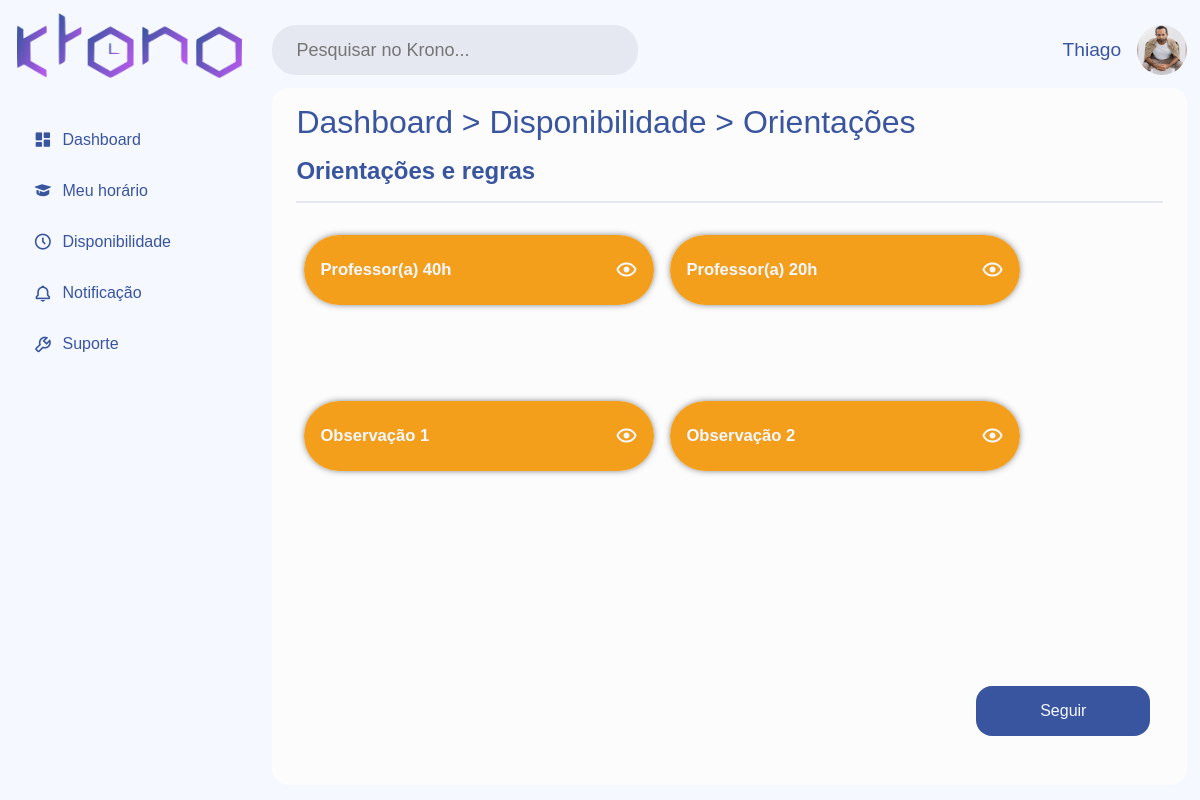
The page /index.php?page=orientacoes&id_escola=1 (signed in) on the database its author committed.
### tables this page shows
create table regra_disp (
id_regra INT NOT NULL AUTO_INCREMENT PRIMARY KEY,
nome_regra VARCHAR(100) NOT NULL,
descricao TEXT NOT NULL,
importante VARCHAR(100),
ativo CHAR(1),
id_escola INT NOT NULL,
FOREIGN KEY (id_escola) REFERENCES escola (id_escola)
);

### index.php (called while the page is built, shortened)
<?php
    require_once 'ASSETS/head.php';
    require_once 'ASSETS/channelPages.php';
    require_once 'ASSETS/footer.php';
?>

### PAGES/DISPONIBILIDADE/orientacoes.php (the view, shortened to what this page needs)
<link rel="stylesheet" href="CSS/dashboard.css">
<link rel="stylesheet" href="CSS/sidebar.css">
<link rel="stylesheet" href="CSS/topbar.css">
<link rel="stylesheet" href="CSS/content.css">
<link rel="stylesheet" href="CSS/crud.css">
<link rel="stylesheet" href="CSS/modal.css">
<link rel="stylesheet" href="CSS/cards.css">
<?php
    require_once 'PAGES/COMPONENTS/sidebar.php';
?>
<div class="content">
    <?php
        require_once 'PAGES/COMPONENTS/topbar.php';
        $id_escola = $_GET['id_escola'];
    ?>
    <div class="container">
        <h1 class="title-page"><a href="?page=dashboard">Dashboard</a> > <a href="?page=disponibilidade_professor">Disponibilidade</a> > <a href="?page=orientacoes">Orientações</a></h1>
        <div class="head-crud">
            <h2>Orientações e regras</h2>
        </div>
        <?php
            $sql = "SELECT COUNT(*) AS total FROM regra_disp WHERE id_escola = :id_escola";
            $verificar_regra = $conexao->prepare($sql);
            $verificar_regra->bindValue(':id_escola', $id_escola, PDO::PARAM_INT);
            $verificar_regra->execute();
            $resultado_regra = $verificar_regra->fetch(PDO::FETCH_ASSOC);
            if ($resultado_regra['total'] > 0):
        ?>
        <div class="content-cards">
            <?php
                $sql = "SELECT * FROM regra_disp WHERE id_escola = :id_escola";
                $query = $conexao->prepare($sql);
                $query->bindValue(':id_escola', $id_escola, PDO::PARAM_INT);
                $query->execute();
                $regras = $query->fetchAll(PDO::FETCH_ASSOC);
                foreach ($regras as $regra):
            ?>
            <div class="card">
                <div class="head-card">
                    <h5><?php echo $regra['nome_regra'] ?></h5>
                    <div class="visible" id="visible"><i class='bx bx-show'></i></div>
                </div>
            </div>
            <?php endforeach; ?>
        </div>
        <?php else: ?>
            <p class="aviso">Nenhuma grade foi inserida para a escola.</p>
        <?php endif; ?>
        <a href="?page=minha_disponibilidade&id_escola=<?php echo $id_escola; ?>" class="btn-next">Seguir</a>
    </div>
</div>

### CSS/style.css (style rules this page uses)
:root { --corPrincipal01: #3955A0; --corPrincipal02: #A033E3; --corPrincipal03: #FFD43C; --corPrincipal04: #F39F1B; --sucess: #4CAF50; --alert: #e49a23; --danger: #D32F2F; --notifier: #A033E3; --hover-corPrincipal01: #24376A; --hover-corPrincipal02: #C361FF; --hover-corPrincipal04: #C78216; --light-corPrincipal01: #3954a0b2; --light-corPrincipal02: #a033e3a1; --branco: #f5f8ff; --cinza: #e5e8f0; --cinza-escuro: #acb0b9; --preto: #03060f; --light-preto: #03060f2d; --fonteTitulo: 'Rubik', sans-serif; --fonteCorpo: 'Jost', sans-serif; }
* { padding: 0; border: 0; margin: 0; text-decoration: none; list-style: none; outline: none; box-sizing: border-box; }
html, body { width: 100%; }
body { background: var(--branco); }

### CSS/content.css (style rules this page uses)
.content { padding: 0.8rem; width: 85%; height: 100vh; }
.container { width: 100%; height: 90%; background: #fcfcfc; border-radius: 1rem; padding: 1rem 1.5rem; display: flex; flex-direction: column; gap: 1rem; }
.container .title-page { font-family: var(--fonteTitulo); font-weight: 500; color: var(--corPrincipal01); }
.container .title-page a { color: var(--corPrincipal01); border-radius: 1rem; transition: .2s ease-in-out; }

### CSS/crud.css (style rules this page uses)
.head-crud { display: flex; justify-content: space-between; align-items: center; margin-bottom: -0.5rem; font-family: var(--fonteTitulo); color: var(--corPrincipal01); padding-bottom: 1rem; margin-bottom: 0.5rem; border-bottom: 2px solid var(--cinza); }
.btn-next { padding: 1rem 4rem; background: var(--corPrincipal01); color: var(--branco); border-radius: 1rem; font-weight: 500; transition: .2s ease-in-out; }
.paginacao, .btn-next { position: fixed; bottom: 4rem; right: 3.1rem; font-family: var(--fonteTitulo); }

### CSS/cards.css (style rules this page uses)
.content-cards { width: 100%; height: 50%; display: flex; flex-wrap: wrap; gap: 1rem; padding: 0.5rem; }
.card { background: #fff; -webkit-box-shadow: 0px 0px 8px -3px rgba(3,6,15,1); -moz-box-shadow: 0px 0px 8px -3px rgba(3,6,15,1); box-shadow: 0px 0px 8px -3px rgba(3,6,15,1); width: 350px; height: 70px; border-radius: 2.2rem; transition: .3s ease-in-out; overflow: hidden; }
.card .head-card { display: flex; justify-content: space-between; align-items: center; background: var(--corPrincipal04); width: 100%; height: 70px; padding: 1rem; border-radius: 1rem 1rem 0 0; color: var(--branco); font-family: var(--fonteTitulo); font-weight: 400; font-size: 20px; }
.card .head-card .visible { display: flex; justify-content: center; align-items: center; cursor: pointer; }
.card .head-card .visible i { font-size: 24px; }

### rows shown on the page
regra_disp: nome_regra "Professor(a) 40h"
regra_disp: nome_regra "Professor(a) 20h"
regra_disp: nome_regra "Observação 1"
regra_disp: nome_regra "Observação 2"

### other values the page prints
$nome_usuario "Thiago"
